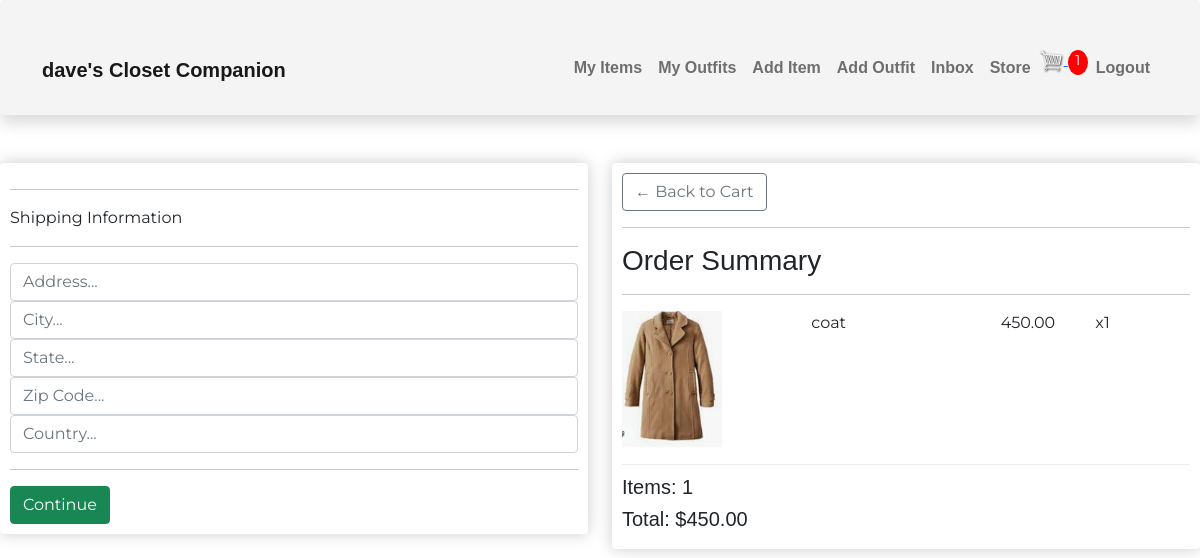
The app's page /store/checkout/ (signed in) with its own data.
### user/models.py (models this page shows, shortened)
class Profile(models.Model):
    user = models.OneToOneField(
        User, on_delete=models.CASCADE, null=True, blank=True)
    name = models.CharField(max_length=200, blank=True, null=True)
    email = models.EmailField(max_length=500, blank=True, null=True)
    username = models.CharField(max_length=200, blank=True, null=True)
    created = models.DateTimeField(auto_now_add=True)
    id = models.UUIDField(default=uuid.uuid4, unique=True,
                          primary_key=True, editable=False)

### store/models.py (models this page shows, shortened)
class OrderItem(models.Model):
    item = models.ForeignKey(Item, on_delete = models.SET_NULL, null=True)
    order = models.ForeignKey(Order, on_delete=models.SET_NULL, null=True)
    quantity = models.IntegerField(default=0, null=True, blank=True)
    date_added = models.DateTimeField(auto_now_add=True)
    @property
    def get_total(self):
        total = self.item.price * self.quantity
        return total

class Order(models.Model):
    customer = models.ForeignKey(Profile, on_delete=models.CASCADE, null=True, blank=True)
    date_ordered = models.DateTimeField(auto_now_add=True)
    complete = models.BooleanField(default=False)
    transaction_id = models.CharField(max_length=100, null=True)
    @property
    def get_cart_total(self):
        orderitems = self.orderitem_set.all()
        total = sum([item.get_total for item in orderitems])
        return total
    @property
    def get_cart_items(self):
        orderitems = self.orderitem_set.all()
        total = sum([item.quantity for item in orderitems])
        return total

### wardrobe/models.py (models this page shows, shortened)
class Item(models.Model):
    top = 'top'
    bottom = 'bottom'
    dress = 'dress'
    shoe = 'shoe'
    outerwear = 'outerwear'
    handbag = 'handbag'
    other = 'other'
    item_type = [
        (top, 'top'),
        (bottom, 'bottom'),
        (dress, 'dress'),
        (shoe, 'shoe'),
        (outerwear, 'outerwear'),
        (handbag, 'handbag'),
        (other, 'other'),
    ]
    owner = models.ForeignKey(Profile, null=True, blank=True, on_delete=models.CASCADE)
    name = models.CharField(max_length=100)
    description = models.TextField(max_length=300, blank=True, null=True)
    type = models.CharField(max_length=100, choices = item_type, default=shoe)
    image = ResizedImageField(size=[961, 1140], blank=True, null=True, upload_to="images", default="images/itemdefault.jpg")
    url = models.URLField(max_length=200, blank=True, null=True)
    sell = models.BooleanField(default=False)
    price = models.DecimalField(max_digits=7, decimal_places=2, blank=True, null=True)
    tags = models.ManyToManyField('Tag', blank=True)
    created = models.DateTimeField(auto_now_add=True)
    id = models.UUIDField(default=uuid.uuid4, unique=True, primary_key=True, editable=False)
    @property
    def imageURL(self):
        try:
            url = self.image.url
        except:
            url = ''
        return url

### store/views.py (the view)
# urls.py: path('checkout/', views.checkout, name="checkout"),
@login_required(login_url="login")
def checkout(request):
    data = cartData(request)
    cartItems = data['cartItems']
    order = data['order']
    orderItems = data['orderItems']
    context = {'orderItems': orderItems, 'order': order, 'cartItems': cartItems}
    return render(request, 'store/checkout.html', context)

### store/utils.py (called while the page is built)
def cartData(request):
	if request.user.is_authenticated:
		customer = request.user.profile
		order, created = Order.objects.get_or_create(customer=customer, complete=False)
		orderItems = order.orderitem_set.all()
		cartItems = order.get_cart_items
	else:
		return redirect('login')
	return {'cartItems': cartItems ,'order': order, 'orderItems': orderItems}

### store/templates/store/checkout.html (shortened to what this page needs)
{% extends 'main.html'%}
{% load static %}
{% block content %}
<div class="row">
    <div class="col-lg-6">
        <div class="box-element" id="form-wrapper">
            <form id="form">
                <div id="shipping-info">
                    <hr>
                    <p>Shipping Information</p>
                    <hr>
                    <div class="form-field">
                        <input type="text" class="form-control" name="address" placeholder="Address...">
                    </div>
                    <div class="form-field">
                        <input type="text" class="form-control" name="city" placeholder="City...">
                    </div>
                    <div class="form-field">
                        <input type="text" class="form-control" name="state" placeholder="State...">
                    </div>
                    <div class="form-field">
                        <input type="text" class="form-control" name="zipcode" placeholder="Zip Code...">
                    </div>
                    <div class="form-field">
                        <input type="text" class="form-control" name="country" placeholder="Country...">
                    </div>
                </div>
                <hr>
                <input id="form-button" value="Continue" type="submit" class="btn btn-success btn-block">
            </form>
        </div>
        <br>
    </div>
    <div class="col-lg-6">
        <div class="box-element">
            <a href="{% url 'cart' %}" class="btn btn-outline-secondary">&#x2190; Back to Cart</a>
            <hr>
            <h3>Order Summary</h3>
            <hr>
            {% for orderItem in orderItems %}
            <div class="cart-row">
                <div style="flex:2"><img class="row-image" src="{{orderItem.item.imageURL}}"></div>
                <div style="flex:2">{{orderItem.item.name}}</div>
                <div style="flex:1">{{orderItem.item.price|floatformat:2}}</div>
                <div style="flex:1"><p>x{{orderItem.quantity}}</p></div>
            </div>
            {% endfor %}
            <h5>Items: {{order.get_cart_items}}</h5>
            <h5>Total: ${{order.get_cart_total}}</h5>
        </div>
    </div>
</div>
{% endblock %}

### templates/navbar.html (shortened to what this page needs)
{% load static %}
<nav class="navbar navbar-expand-lg navbar-light pt-5 pb-4 shadow p-3 mb-5 rounded nav-background">
    <div class="container-lg">
        <a class="navbar-brand" href="/">
        {% if request.user.is_authenticated %}
        <span class="nav-text fw-bold">
            {{request.user.profile.username}}'s Closet Companion
        </span>
        </a>
        {% else %}
        <a class="navbar-brand" href="/">
        <span class="nav-text fw-bold">
            Closet Companion
        </span>
        </a>
        {% endif %}
        <div class="collapse navbar-collapse justify-content-end align-center" id="main-nav">
        {% if request.user.is_authenticated %}
        <ul class="navbar-nav">
            <li class="nav-item">
            <a class="nav-link nav-text fw-bold" href="{% url 'items' %}">My Items</a></span>
            </li>
            <li class="nav-item">
            <a class="nav-link nav-text fw-bold" href="{% url 'outfits' %}">My Outfits</a></span>
            </li>
            <li class="nav-item d-none d-md-inline">
            <a class="nav-link nav-text fw-bold" href="{% url 'create-item' %}">Add Item</a>
            </li>
            <li class="nav-item d-none d-md-inline">
            <a class="nav-link nav-text fw-bold" href="{% url 'create-outfit' %}">Add Outfit</a>
            </li>
            <li class="nav-item">
            <a class="nav-link nav-text fw-bold" href="{% url 'inbox' %}">Inbox</a>
            </li>
            <li class="nav-item d-none d-md-inline">
            <a class="nav-link nav-text fw-bold" href="{% url 'store' %}">Store</a>
            </li>
            <div>
                <a href="{% url 'cart' %}">
                <img class="menu-icon" width="30px" id='cart-icon' src="{% static 'images/cart.png' %}" alt="">
                </a>
                {% if cartItems %}
                <p id="cart-total">{{cartItems}}</p>
                {% else %}
                <p></p>
                {% endif %}
            </div>
            <li class="nav-item">
            <a class="nav-link nav-text fw-bold" href="{% url 'logout' %}">Logout</a>
            </li>
        </ul>
        {% endif %}
        </div>
    </div>
</nav>

### static/css/wardrobe.css (style rules this page uses)
body { background-color: #fff; font-family: 'Montserrat', sans-serif; }
.box-element { box-shadow: hsl(0, 0%, 80%) 0 0 16px; border-radius: 4px; padding: 10px; }
h1, h2, h3, h4, h5, h6 { font-family: 'Manrope', sans-serif; }
.nav-background { background-color: #f2f2f2cb; }
.nav-text { font-family: 'Manrope', sans-serif; }
.menu-icon { display: inline-block; }
#cart-icon { width: 25px; display: inline-block; align-items: center; }
.cart-row { display: flex; align-items: flex-stretch; padding-bottom: 10px; margin-bottom: 10px; border-bottom: 1px solid #ececec; }
#cart-total { display: inline-block; text-align: center; background-color: red; color: #fff; border-radius: 50%; font-size: 14px; width: 20px; height: 25px; }
.row-image { width: 100px; }

### records on screen
OrderItem: item.imageURL (picture), item.name "coat", item.price "450.00", quantity "1"
Order: get_cart_items "1", get_cart_total "450.00"

### other values on screen
{{ request.user.profile.username }} "dave"
{{ cartItems }} "1"
